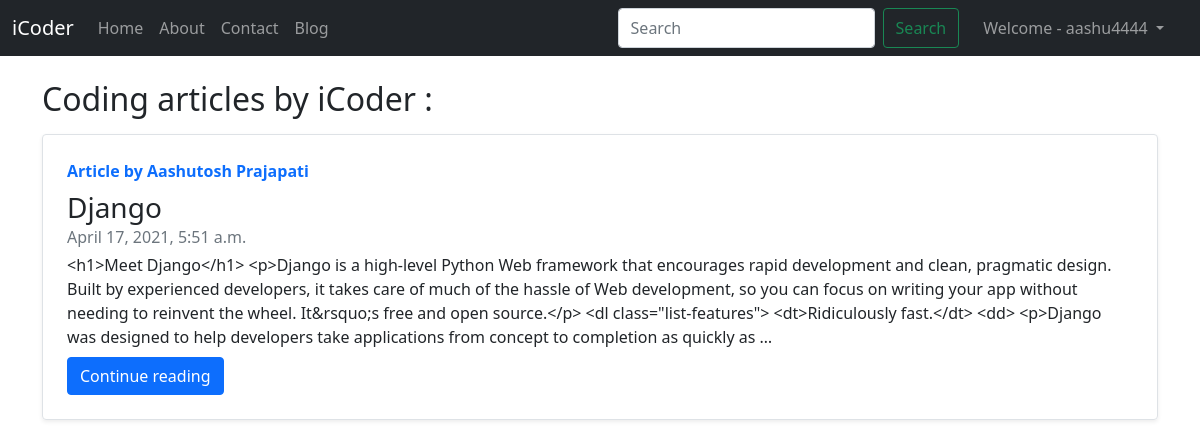
Screenshot of /blog/ (signed in) with the database file from the repository.
### blog/models.py (models this page shows, shortened)
class Post(models.Model):
    postId = models.AutoField(primary_key=True,default=None, blank=True)
    title = models.CharField(max_length=255, default="")
    content = models.TextField()
    author = models.CharField(max_length=25, default="")
    timeStamp = models.DateTimeField(blank=True, default="")
    slug = models.CharField(max_length=130, default="")

### blog/views.py (the view)
# urls.py: path('', views.blogHome, name='blogHome'),
def blogHome(request):
    allPosts = Post.objects.all()
    context = {"allPosts":allPosts}
    return render(request, "blog/blogHome.html", context)

### templates/blog/blogHome.html (shortened to what this page needs)
{% extends 'base.html' %}
{% block body %}
<div class="container my-4">
<h2 class="mb-3">Coding articles by iCoder : </h2>
      {% for post in allPosts %}
      <div class="row g-0 border rounded overflow-hidden flex-md-row mb-4 shadow-sm h-md-250 position-relative">
        <div class="col p-4 d-flex flex-column position-static">
          <strong class="d-inline-block mb-2 text-primary">Article by {{post.author}}</strong>
          <h3 class="mb-0">{{post.title}}</h3>
          <div class="mb-1 text-muted">{{post.timeStamp}}</div>
          <div class="preview">
            <p class="card-text mb-auto">{{post.content|truncatechars:500}}</p>
          </div>
          <div class="mt-2">
            <a href="/blog/{{post.slug}}" role="button" class="btn btn-primary">Continue reading</a>
          </div>
        </div>
    </div>
      {% endfor %}
</div>
{% endblock body %}

### templates/base.html (shortened to what this page needs)
<!doctype html>
<html lang="en">
<head>
  <link href="https://cdn.jsdelivr.net/npm/bootstrap@5.0.0-beta3/dist/css/bootstrap.min.css" rel="stylesheet"
>
</head>
<body>
  <nav class="navbar navbar-expand-lg navbar-dark bg-dark">
    <div class="container-fluid">
      <a class="navbar-brand" href="/">iCoder</a>
      <div class="collapse navbar-collapse" id="navbarSupportedContent">
        <ul class="navbar-nav me-auto mb-2 mb-lg-0">
          <li class="nav-item">
            <a class="nav-link {% block homeActive %}{% endblock %}" aria-current="page" href="/">Home</a>
          </li>
          <li class="nav-item">
            <a class="nav-link {% block aboutActive %}{% endblock %}" href="/about">About</a>
          </li>
          <li class="nav-item">
            <a class="nav-link {% block contactActive %}{% endblock %}" href="/contact">Contact</a>
          </li>
          <li class="nav-item">
            <a class="nav-link {% block blogActive %}{% endblock %}" href="/blog">Blog</a>
          </li>
        </ul>
        <div class="ml-auto d-flex">
        <form class="d-flex" action="/search" method="get">
          <input class="form-control me-2" type="search" placeholder="Search" aria-label="Search" name="query">
          <button class="btn btn-outline-success" type="submit">Search</button>
        </form>
        {% if not user.is_authenticated %}
          <button type="button" class="btn btn-success ms-2" data-bs-toggle="modal" data-bs-target="#LogIn">
            Login
          </button>
          <button type="button" class="btn btn-success ms-2" data-bs-toggle="modal" data-bs-target="#SignUp">
            SignUp
          </button>
        {% else %}
          <div class="collapse navbar-collapse mx-3" id="navbarNavDarkDropdown">
            <ul class="navbar-nav ms-auto">
              <li class="nav-item dropdown">
                <a class="nav-link dropdown-toggle" href="#" id="navbarDarkDropdownMenuLink" role="button" data-bs-toggle="dropdown" aria-expanded="false">
                  Welcome - {{request.user}}
                </a>
              </li>
            </ul>
          </div>
        {% endif %}
        </div>
      </div>
    </div>
  </nav>
  {% block body %}
  {% endblock body %}
</body>
</html>

### rows the page displays
Post: author "Aashutosh Prajapati", title "Django", timeStamp "April 17, 2021, 5:51 a.m.", content "<h1>Meet Django</h1> <p>Django is a high-level Python Web framework that encourages rapid development and clean, pragmatic design. Built by experienced developers, it takes care of much of the hassle of Web development, so you can focus on writing your app without needing to reinvent the wheel. It&rsquo;s free and open source.</p> <dl class=\"list-features\"> <dt>Ridiculously fast.</dt> <dd> <p>Django was designed to help developers take applications from concept to completion as quickly as …"

### other values shown
{{ request.user }} "aashu4444"
